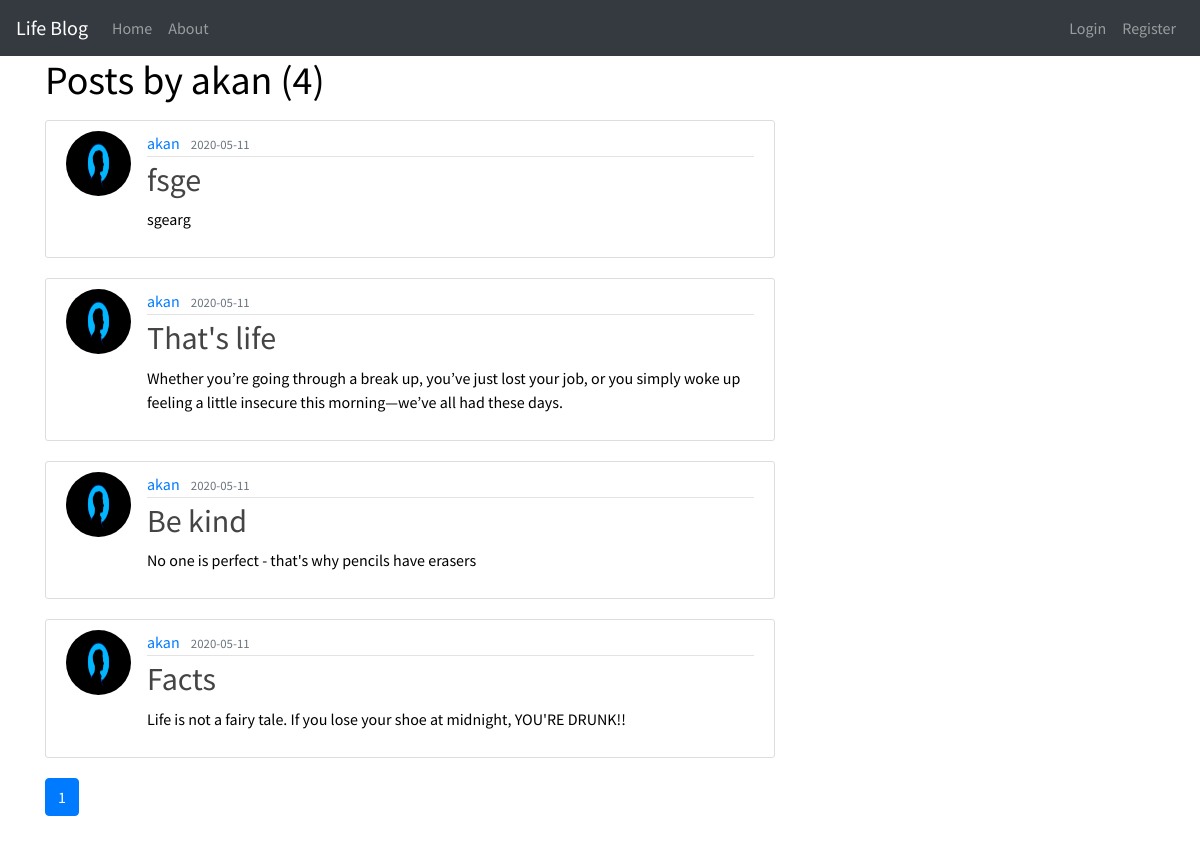
The app's page /user/akan with its own data.
### app/models.py (models this page shows, shortened)
class User(db.Model, UserMixin):
    id = db.Column(db.Integer, primary_key = True)
    username = db.Column(db.String(20), unique= True, nullable = False )
    email = db.Column(db.String(120), unique= True, nullable = False )
    image_file = db.Column(db.String(20), nullable = False, default = 'default.jpeg' )
    password = db.Column(db.String(60), nullable = False )
    posts = db.relationship('Post', backref = 'author', lazy = True)

class Post(db.Model):
    id = db.Column(db.Integer, primary_key = True)
    title = db.Column(db.String(100), nullable = False)
    date_posted = db.Column(db.DateTime, nullable = False, default = datetime.utcnow)
    content = db.Column(db.Text, nullable =False)
    user_id = db.Column(db.Integer, db.ForeignKey('user.id'), nullable = False)
    comments = db.relationship('Comment', backref='post', lazy=True)

### app/users/views.py (the view)
@users.route("/user/<string:username>")
def user_posts(username):
    page = request.args.get('page', 1, type=int)
    user = User.query.filter_by(username=username).first_or_404()
    posts = Post.query.filter_by(author=user)\
        .order_by(Post.date_posted.desc())\
        .paginate(page = page, per_page=5)
    return render_template('users.html', posts = posts, user = user)

### app/templates/users.html
{% extends 'index.html' %}
{% block content %}
<h1 class="mb-3">Posts by {{ user.username }} ({{ posts.total }})</h1>
{% for post in posts.items %}
<article class="media content-section">
    <img class="rounded-circle article-img"
        src="{{ url_for('static', filename='css/images/' + post.author.image_file) }}">
    <div class="media-body">
        <div class="article-metadata">
            <a class="mr-2"
                href="{{ url_for('users.user_posts', username=post.author.username) }}">{{ post.author.username }}</a>
            <small class="text-muted">{{ post.date_posted.strftime('%Y-%m-%d') }}</small>
        </div>
        <h2><a class="article-title" href="{{ url_for('posts.post', post_id=post.id) }}">{{ post.title }}</a></h2>
        <p class="article-content">{{ post.content }}</p>
    </div>
</article>
{% endfor %}
{% for page_num in posts.iter_pages(left_edge=1, right_edge=1, left_current=1, right_current=2) %}
{% if page_num %}
{% if posts.page == page_num %}
<a class="btn btn-primary mb-4"
    href="{{ url_for('users.user_posts', username=user.username, page=page_num) }}">{{ page_num }}</a>
{% else %}
<a class="btn btn-outline-primary mb-4"
    href="{{ url_for('users.user_posts', username=user.username, page=page_num) }}">{{ page_num }}</a>
{% endif %}
{% else %}
...
{% endif %}
{% endfor %}
{% endblock %}

### app/static/css/styles.css (style rules this page uses)
body { background-image: url("https://bit.ly/30C8bHA"); color: black; background-repeat: no-repeat; background-size: cover; font-family: 'Source Sans Pro', sans-serif; }
.content-section { background: #ffffff; padding: 10px 20px; border: 1px solid #dddddd; border-radius: 3px; margin-bottom: 20px; }
.article-title { color: #444444; }
.article-content { white-space: pre-line; }
.article-img { height: 65px; width: 65px; margin-right: 16px; }
.article-metadata { padding-bottom: 1px; margin-bottom: 4px; border-bottom: 1px solid #e3e3e3 }

### records on screen
User: username "akan"
Post: image_file (placeholder picture), author.username "akan", date_posted "2020-05-11", title "fsge", content "sgearg"
Post: image_file (placeholder picture), author.username "akan", date_posted "2020-05-11", title "That's life", content "Whether you’re going through a break up, you’ve just lost your job, or you simply woke up feeling a little insecure this morning—we’ve all had these days."
Post: image_file (placeholder picture), author.username "akan", date_posted "2020-05-11", title "Be kind", content "No one is perfect - that's why pencils have erasers"
Post: image_file (placeholder picture), author.username "akan", date_posted "2020-05-11", title "Facts", content "Life is not a fairy tale. If you lose your shoe at midnight, YOU'RE DRUNK!!"

### other values on screen
{{ posts.total }} "4"
{{ page_num }} "1"
